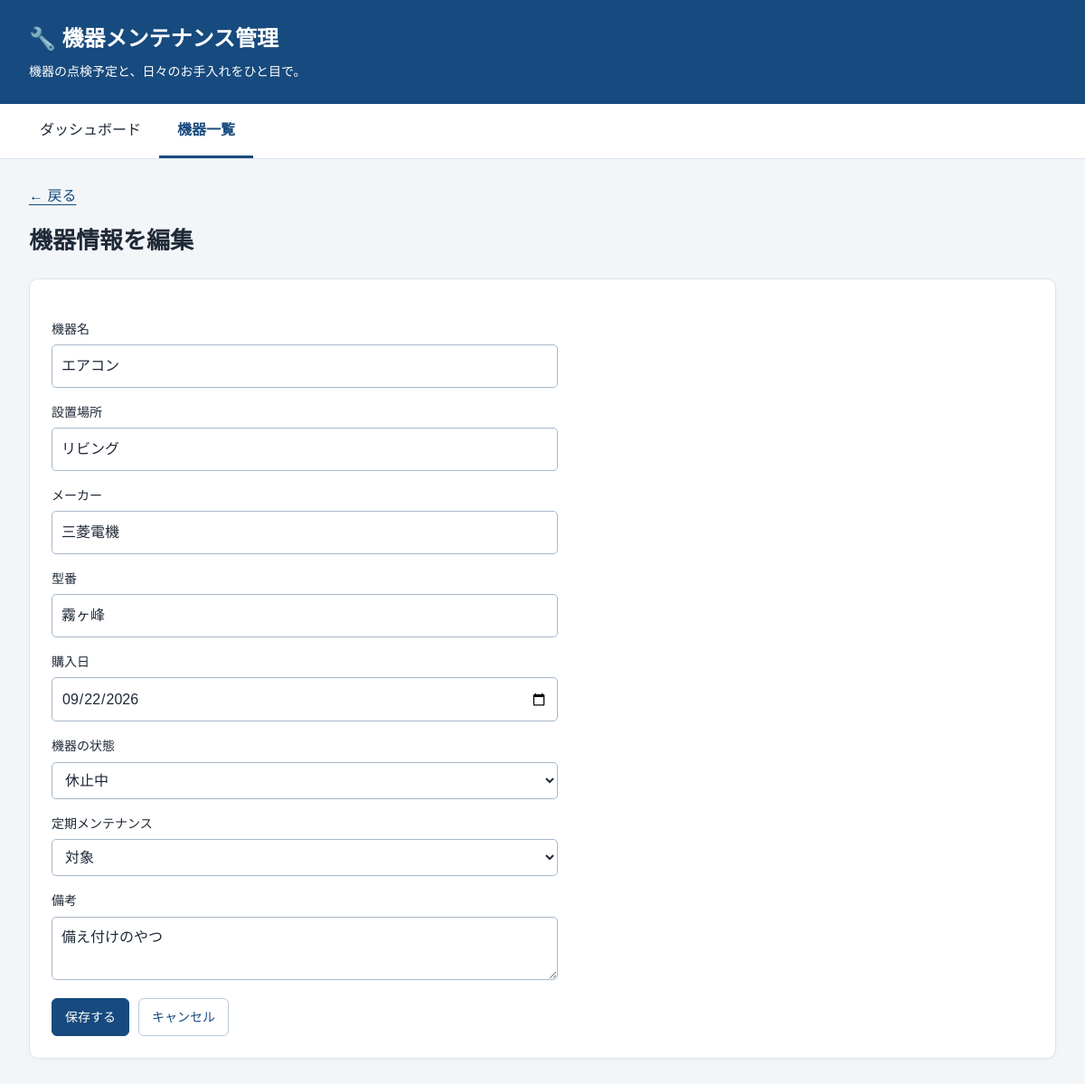
/devices/1/edit, run on an earlier commit of the app's database.
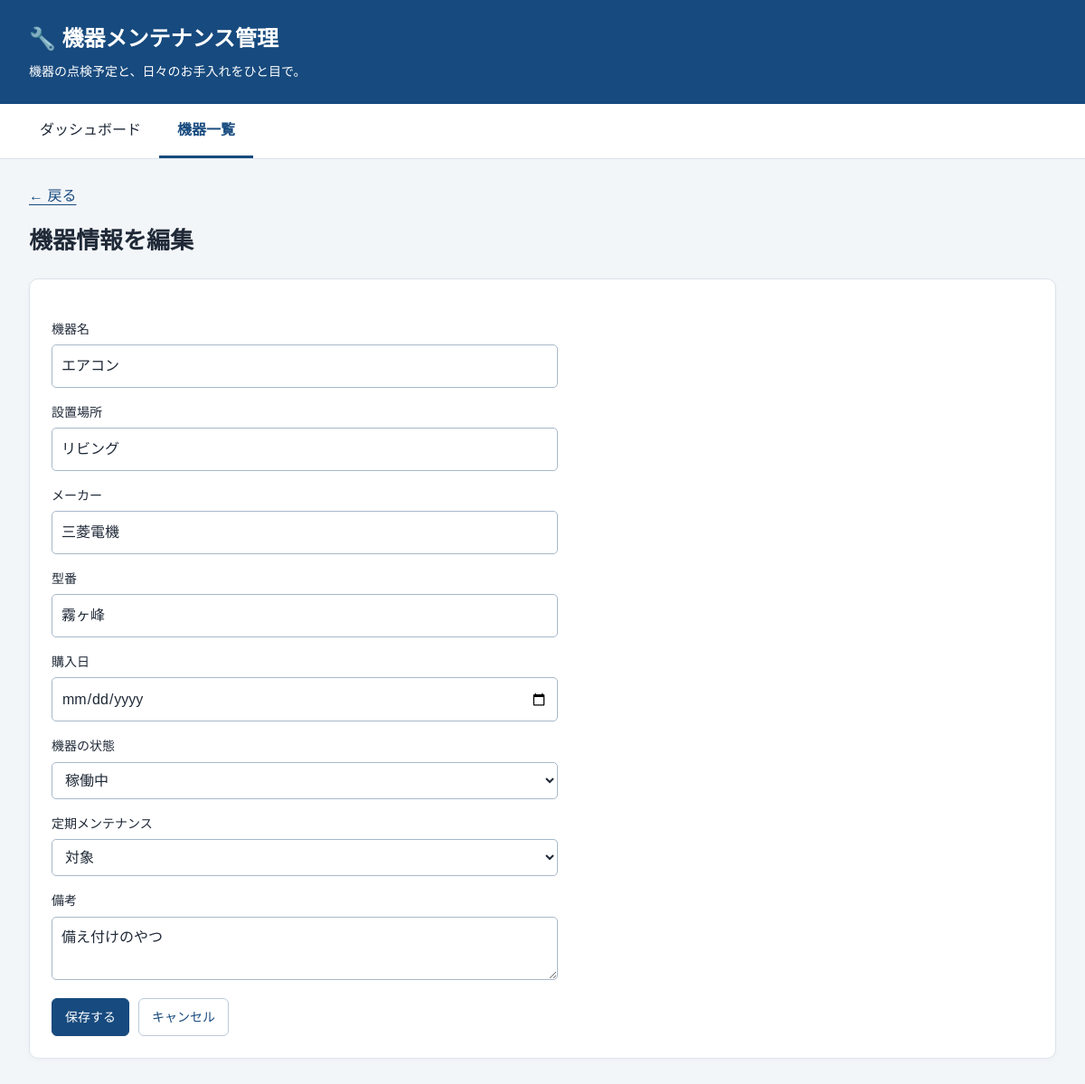
And on a later commit of the database.
### tables this page shows
CREATE TABLE devices (
                id INTEGER PRIMARY KEY AUTOINCREMENT,
                name TEXT NOT NULL,
                manufacturer TEXT,
                model_number TEXT,
                location TEXT,
                status TEXT NOT NULL DEFAULT '稼働中',
                purchase_date TEXT,
                note TEXT NOT NULL DEFAULT '',
                maintenance_scope TEXT NOT NULL DEFAULT '未設定'
            );

### main.py (the view)
@app.get("/devices/{device_id}/edit")
def device_edit(request: Request, device_id: int):
    with database() as connection:
        require_device(connection, device_id)
        device = connection.execute(
            "SELECT * FROM devices WHERE id = ?", (device_id,)).fetchone()
    return render_edit_form(request, "device", device, f"/devices/{device_id}")

### templates/edit.html (shortened to what this page needs)
{% extends 'base.html' %}
{% from '_fields.html' import device_fields, plan_fields, record_fields, form_actions %}
{% block content %}
<a class="back-link" href="{{ back }}">← 戻る</a>
<div class="page-heading"><h1>{{ heading }}</h1></div>
<section class="panel">
<form method="post" action="{{ form_action }}">
    {% if kind == 'device' %}{{ device_fields(values) }}{% elif kind == 'plan' %}{{ plan_fields(values) }}{% else %}{{ record_fields(values) }}{% endif %}
    {{ form_actions('保存する', back) }}
</form>
</section>
{% endblock %}

### templates/_fields.html (shortened to what this page needs)
{% macro device_fields(device={}) %}
<div class="form-grid">
    <label>機器名<input name="name" value="{{ device.name or '' }}" required></label>
    <label>設置場所<input name="location" value="{{ device.location or '' }}"></label>
    <label>メーカー<input name="manufacturer" value="{{ device.manufacturer or '' }}"></label>
    <label>型番<input name="model_number" value="{{ device.model_number or '' }}"></label>
    <label>購入日<input type="date" name="purchase_date" value="{{ device.purchase_date or '' }}"></label>
    <label>機器の状態<select name="status">{% for value in statuses %}<option {% if value == (device.status or '稼働中') %}selected{% endif %}>{{ value }}</option>{% endfor %}</select></label>
    <label>定期メンテナンス<select name="maintenance_scope">{% for value in scopes %}<option {% if value == (device.maintenance_scope or '未設定') %}selected{% endif %}>{{ value }}</option>{% endfor %}</select></label>
    <label class="full-width">備考<textarea name="note" aria-label="備考" rows="2">{{ device.note or '' }}</textarea></label>
</div>
{% endmacro %}
{% macro form_actions(label='変更を保存', back='') %}
<div class="actions">
    <button class="button primary" type="submit">{{ label }}</button>
    {% if back %}<a class="button" href="{{ back }}">キャンセル</a>{% endif %}
</div>
{% endmacro %}

What changed in the data, as far as the page shows it:
changed devices "エアコン": status "休止中" → "稼働中"; purchase_date "09/22/2026" → (not shown)
